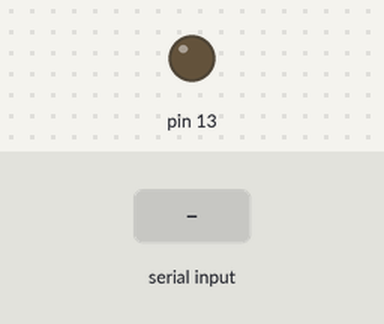
Recording of a sketch running on a simulated Arduino Uno, built with avr-gcc and run on an emulated ATmega328P. Shown: output pins drawn as LEDs (lit = HIGH). Inputs (shaded band) come from the test bench.

Above: at 1.2 s.
1.3 s: "X" received over Serial
At 1.8 s:
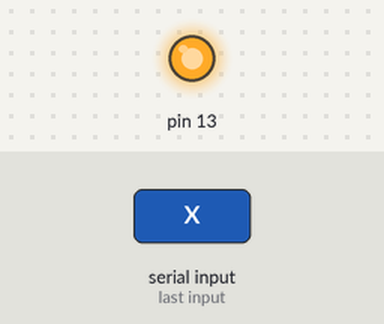
2.8 s: "0" received over Serial
At 4.1 s:
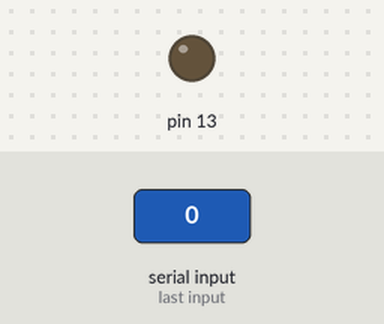
Timing chart, 0 to 5.8 s (numbered marks = the images above; inputs shaded):
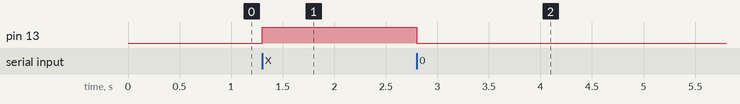

Measured:
- after the input at 1.3 s, pin 13: LOW → HIGH at once
- after the input at 2.8 s, pin 13: HIGH → LOW at once

The sketch:

simple_xbee_testR.ino
```cpp
void setup() {
    Serial.begin(9600);
    pinMode(13, OUTPUT);
}

void loop() {
    if (Serial.available()) {
        byte val = Serial.read(); // this will read from the XBee
        if (val == 'X') {
            digitalWrite(13, HIGH);
        }
        if (val == '0') {
            digitalWrite(13, LOW);
        }
    }
}
```
